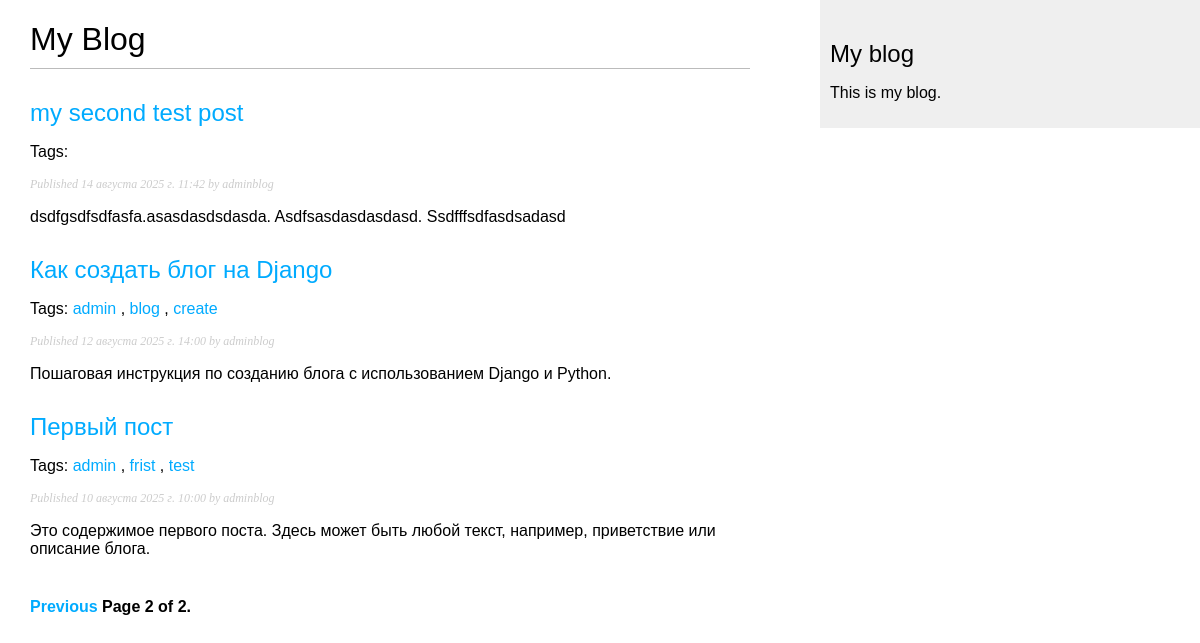
Screenshot of /blog/?page=2 with the database file from the repository.
### blog/models.py (models this page shows, shortened)
class Post(models.Model):
    class Status(models.TextChoices):
        DRAFT = 'DF', 'Draft'
        PUBLISHED = 'PB', 'Published'
    title = models.CharField(max_length=50, verbose_name='название')
    slug = models.SlugField(max_length=50, unique_for_date='publish', verbose_name='слаг')
    body = models.TextField(verbose_name='содержание')
    publish = models.DateTimeField(default=timezone.now, verbose_name='дата публикации')
    created = models.DateTimeField(auto_now_add=True, verbose_name='создан')
    updated = models.DateTimeField(auto_now=True, verbose_name='обновлен')
    status = models.CharField(max_length=2, choices=Status.choices, default=Status.DRAFT, verbose_name='статус')
    author = models.ForeignKey(User, on_delete=models.CASCADE, related_name='blog_posts', verbose_name='автор')
    objects = models.Manager()
    published = PublishManager()
    tags = TaggableManager()
    class Meta:
        ordering = ['-publish']
        verbose_name = 'пост'
        verbose_name_plural = 'посты'
        indexes = [
            models.Index(fields=['-publish']),
        ]
    def get_absolute_url(self):
        return reverse('blog:post_detail',
                       args=[
                            self.publish.year,
                            self.publish.month,
                            self.publish.day,
                            self.slug
                        ])

### blog/views.py (the view)
# urls.py: path('', posts_list, name='posts_list'),
def posts_list(request, tag_slug=None):
    post_list = Post.published.all()
    tag = None
    if tag_slug:
        tag = get_object_or_404(Tag, slug=tag_slug)
        post_list = post_list.filter(tags__in=[tag])
    paginator = Paginator(post_list, 3)
    page_number = request.GET.get('page', 1)
    try:
        posts = paginator.page(page_number)
    except PageNotAnInteger:
        posts = paginator.page(1)
    except EmptyPage:
        posts = paginator.page(paginator.num_pages)
    context = {
        'posts': posts,
        'tag':tag,
        'title': 'Опубликованные статьи',
    }
    return render(request, 'blog/post/posts_list.html', context=context)

### blog/models.py (called while the page is built)
    def get_queryset(self):
        return super().get_queryset().filter(status=Post.Status.PUBLISHED)

### blog/templates/blog/post/posts_list.html (shortened to what this page needs)
 {% extends "blog/base.html" %}
 {% block content %}
  <h1>My Blog</h1>
  {% for post in posts %}
    <h2>
        <a href="{{ post.get_absolute_url }}">
            {{ post.title }}
        </a>
    </h2>
    <p class="tags">
        Tags:
         {% for tag in post.tags.all %}
        <a href="{% url 'blog:posts_list_by_tag' tag.slug %}">
            {{ tag.name }}
        </a>
        {% if not forloop.last %}, {% endif %}
      {% endfor %}
    </p>
    <p class="date">
      Published {{ post.publish }} by {{ post.author }}
    </p>
    {{ post.body|truncatewords:30|linebreaks }}
  {% endfor %}
 {% include "pagination.html" with page=posts %}
 {% endblock %}

### blog/static/css/blog.css (style rules this page uses)
body { margin:0; padding:0; font-family:helvetica, sans-serif; }
a { color:#00abff; text-decoration:none; }
h1 { font-weight:normal; border-bottom:1px solid #bbb; padding:0 0 10px 0; }
h2 { font-weight:normal; margin:30px 0 0; }
p.date { color:#ccc; font-family: georgia, serif; font-size: 12px; font-style: italic; }

### rows the page displays
Post: title "my second test post", publish "14 августа 2025 г. 11:42", author "adminblog", body "dsdfgsdfsdfasfa.asasdasdsdasda. Asdfsasdasdasdasd. Ssdfffsdfasdsadasd"
Post: title "Как создать блог на Django", publish "12 августа 2025 г. 14:00", author "adminblog", body "Пошаговая инструкция по созданию блога с использованием Django и Python."
Tag: name "admin"
Tag: name "blog"
Tag: name "create"
Post: title "Первый пост", publish "10 августа 2025 г. 10:00", author "adminblog", body "Это содержимое первого поста. Здесь может быть любой текст, например, приветствие или описание блога."
Tag: name "frist"
Tag: name "test"

### other values shown
{{ page.number }} "2"
{{ page.paginator.num_pages }} "2"
